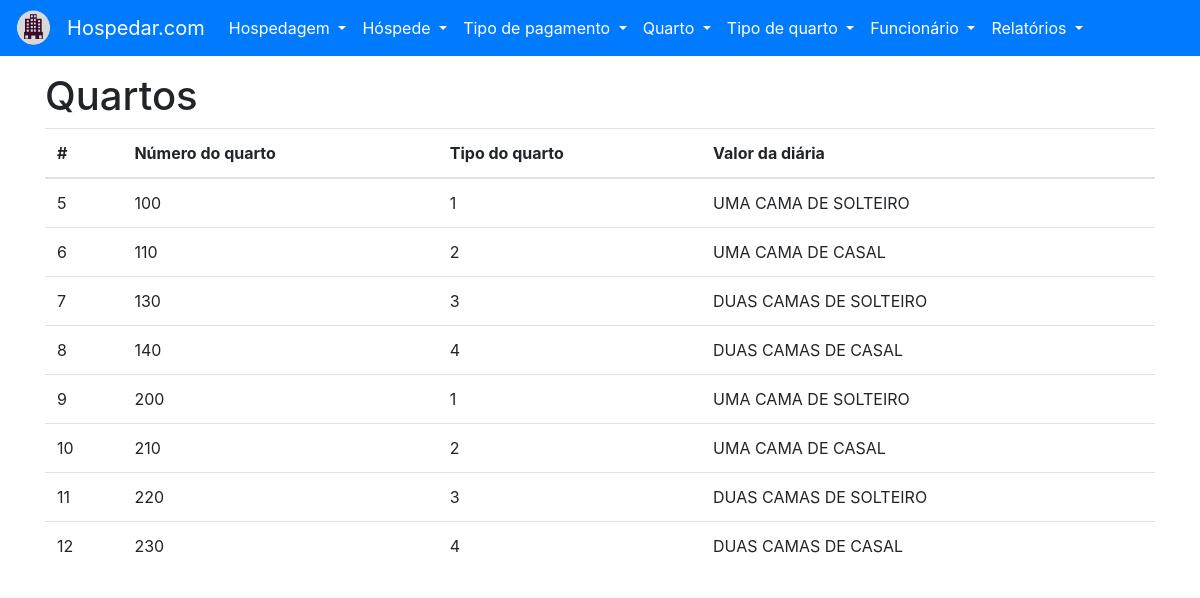
Before: /quarto/listar with the older database file.
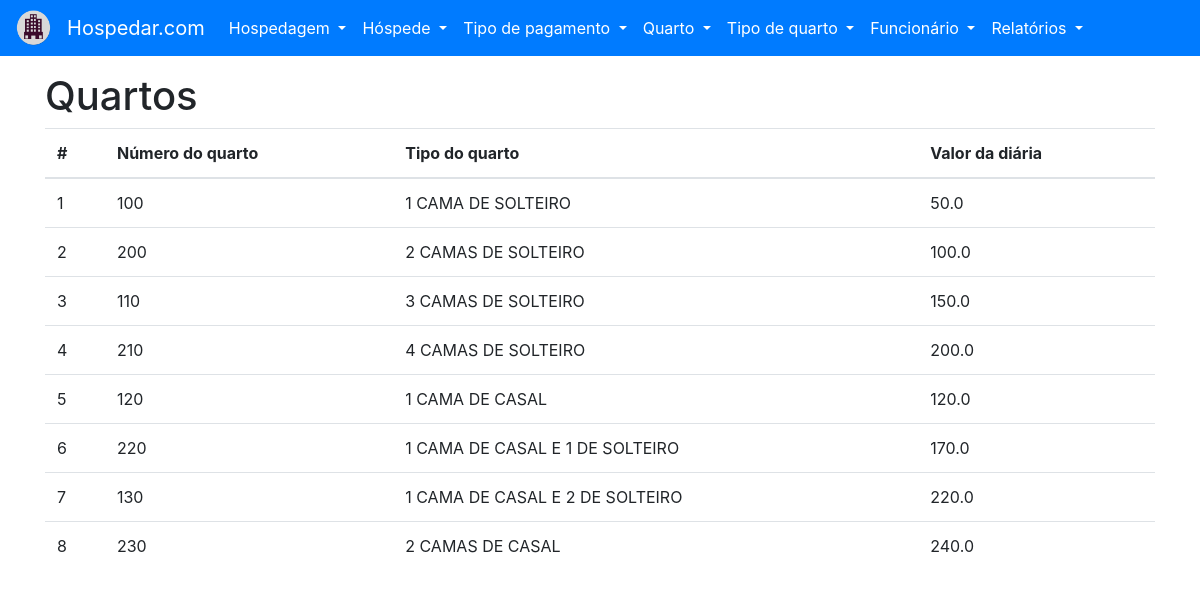
After: the same page with the newer database file.
### tables this page shows
CREATE TABLE "QUARTO" (
	"ID_QUARTO" INTEGER NOT NULL PRIMARY KEY AUTOINCREMENT UNIQUE,
	"NU_QUARTO" INTEGER NOT NULL UNIQUE,
	
	"ID_TIPO_QUARTO" INTEGER NOT NULL,

	FOREIGN KEY ("ID_TIPO_QUARTO") REFERENCES "TIPO_QUARTO" ("ID_TIPO_QUARTO")
);

CREATE TABLE "TIPO_QUARTO" (
	"ID_TIPO_QUARTO" INTEGER NOT NULL PRIMARY KEY AUTOINCREMENT UNIQUE,
	"NO_TIPO_QUARTO" VARCHAR(16) NOT NULL UNIQUE,
	"VL_DIARIA" REAL NOT NULL
);

### project/backend/quarto/views.py (the view)
def listar():
    with QuartoTipoQuartView(DATABASE_URL) as db:
        try:
            quarto_tipo_quarto = db.select_all()
        except (DatabaseException, OperationalError, IntegrityError) as err:
            flash(str(err), 'danger')
            return render_template('quarto-listar.html')
    return render_template('quarto-listar.html', quarto_tipo_quarto=quarto_tipo_quarto)

### project/backend/main/models.py (called while the page is built)
    def __enter__(self):
        self.open()
        return self

    def __exit__(self, exc_type, exc_val, exc_tb):
        self.close()

    @property
    def cursor(self):
        return self._cursor

    def open(self):
        self._connection = sqlite3.connect(self.url)
        self._cursor = self._connection.cursor()

    def close(self):
        self._connection.close()

    def cursor_to_dict(self, cursors: Iterable):
        return [dict(zip(self.__tablecolumns__, cursor)) for cursor in cursors]

    def select_all(self):
        if self._connection:
            return self.cursor_to_dict(self.cursor.execute(f'SELECT * FROM "{self.__tablename__}" ;'))
        raise ProgrammingError('ProgrammingError: Cannot operate on a closed database.')

### project/frontend/templates/quarto-listar.html (shortened to what this page needs)
{% extends 'base.html' %}
{% from 'macros.html' import flash %}
{% block content %}
    <h1>Quartos</h1>
    <table class="table">
        <thead>
        <tr>
            <th scope="col">#</th>
            <th scope="col">Número do quarto</th>
            <th scope="col">Tipo do quarto</th>
            <th scope="col">Valor da diária</th>
        </tr>
        </thead>
        <tbody>
        {% for quarto in quarto_tipo_quarto %}
            <tr>
                <td scope="row">{{ quarto['ID_QUARTO'] }}</td>
                <td>{{ quarto['NU_QUARTO'] }}</td>
                <td>{{ quarto['NO_TIPO_QUARTO'] }}</td>
                <td>{{ quarto['VL_DIARIA'] }}</td>
            </tr>
        {% endfor %}
        </tbody>
    </table>
{% endblock content%}

Changed rows visible on the page:
removed QUARTO: ID_QUARTO "9", NU_QUARTO "200", NO_TIPO_QUARTO "1", VL_DIARIA "UMA CAMA DE SOLTEIRO"
removed QUARTO: ID_QUARTO "10", NU_QUARTO "210", NO_TIPO_QUARTO "2", VL_DIARIA "UMA CAMA DE CASAL"
removed QUARTO: ID_QUARTO "11", NU_QUARTO "220", NO_TIPO_QUARTO "3", VL_DIARIA "DUAS CAMAS DE SOLTEIRO"
removed QUARTO: ID_QUARTO "12", NU_QUARTO "230", NO_TIPO_QUARTO "4", VL_DIARIA "DUAS CAMAS DE CASAL"
added QUARTO: ID_QUARTO "1", NU_QUARTO "100", NO_TIPO_QUARTO "1 CAMA DE SOLTEIRO", VL_DIARIA "50.0"
added QUARTO: ID_QUARTO "2", NU_QUARTO "200", NO_TIPO_QUARTO "2 CAMAS DE SOLTEIRO", VL_DIARIA "100.0"
added QUARTO: ID_QUARTO "3", NU_QUARTO "110", NO_TIPO_QUARTO "3 CAMAS DE SOLTEIRO", VL_DIARIA "150.0"
added QUARTO: ID_QUARTO "4", NU_QUARTO "210", NO_TIPO_QUARTO "4 CAMAS DE SOLTEIRO", VL_DIARIA "200.0"
changed QUARTO id 5: NU_QUARTO "100" → "120"; NO_TIPO_QUARTO "1" → "1 CAMA DE CASAL"; VL_DIARIA "UMA CAMA DE SOLTEIRO" → "120.0"
changed QUARTO id 6: NU_QUARTO "110" → "220"; NO_TIPO_QUARTO "2" → "1 CAMA DE CASAL E 1 DE SOLTEIRO"; VL_DIARIA "UMA CAMA DE CASAL" → "170.0"
changed QUARTO id 7: NO_TIPO_QUARTO "3" → "1 CAMA DE CASAL E 2 DE SOLTEIRO"; VL_DIARIA "DUAS CAMAS DE SOLTEIRO" → "220.0"
changed QUARTO id 8: NU_QUARTO "140" → "230"; NO_TIPO_QUARTO "4" → "2 CAMAS DE CASAL"; VL_DIARIA "DUAS CAMAS DE CASAL" → "240.0"
